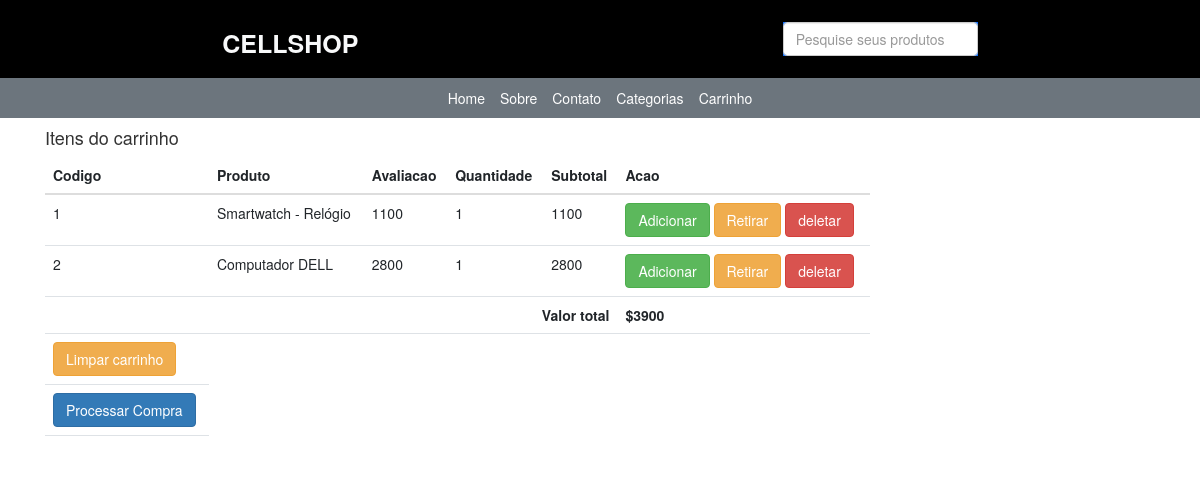
The page /meu-carro/ (signed in) on the database as committed earlier.
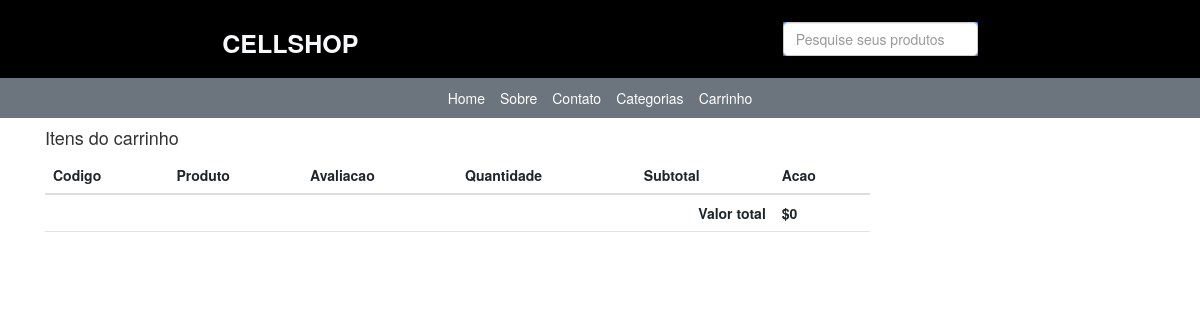
The same page on the database as committed later.
### lojaapp/models.py (models this page shows, shortened)
class CarroProduto(models.Model):
    carro = models.ForeignKey(Carro, on_delete=models.CASCADE)
    produto = models.ForeignKey(Produto, on_delete=models.CASCADE)
    avaliacao_produto = models.PositiveIntegerField()
    quantidade = models.PositiveIntegerField()
    sub_total = models.PositiveIntegerField()

class Produto(models.Model):
    titulo = models.CharField(max_length=100)
    slug = models.SlugField(unique=True, max_length=100)
    categoria = models.ForeignKey(Categoria, on_delete=models.CASCADE)
    imagem = models.ImageField(upload_to="produtos")
    preco_mercado = models.PositiveIntegerField()
    venda = models.PositiveIntegerField()
    descricao = models.TextField()
    garantia = models.CharField(max_length=100, null=True, blank=True)
    return_devolucao = models.CharField(max_length=300, null=True, blank=True)
    visualizacao = models.PositiveIntegerField(default=0)

class Carro(models.Model):
    cliente = models.ForeignKey(Cliente, on_delete=models.SET_NULL, null=True, blank=True)
    total = models.PositiveIntegerField(default=0)
    criado_em = models.DateField(auto_now_add=True)

### lojaapp/views.py (the view)
# urls.py: path("meu-carro/", MeuCarroView.as_view(), name="meucarro"),
class MeuCarroView(TemplateView):
    template_name = "meucarro.html"
    def get_context_data(self, **kwargs):
        context = super().get_context_data(**kwargs)
        carro_id = self.request.session.get("carro_id", None)
        if carro_id:
            carro = Carro.objects.get(id=carro_id)
        else:
            carro = None
        context['carro'] = carro
        return context

### templates/meucarro.html
{% extends 'base.html' %} {% block content%}
<div class="container">
  <div class="row">
    <div class="col-md-9">
      <h4>Itens do carrinho</h4>
      <table class="table">
        <thead>
          <tr>
            <th>Codigo</th>
            <th>Produto</th>
            <th>Avaliacao</th>
            <th>Quantidade</th>
            <th>Subtotal</th>
            <th>Acao</th>
          </tr>
        </thead>
        <tbody>
          {% for cp in carro.carroproduto_set.all %}
          <tr>
            <td>{{ forloop.counter }}</td>
            <td>{{ cp.produto.titulo }}</td>
            <td>{{ cp.avaliacao_produto }}</td>
            <td>{{ cp.quantidade}}</td>
            <td>{{ cp.sub_total }}</td>
            <td>
              <a
                href="{% url 'lojaapp:manipularcarro' cp.id %}?acao=inc"
                class="btn btn-success"
                >Adicionar
              </a>
              <a
                href="{% url 'lojaapp:manipularcarro' cp.id %}?acao=dcr"
                class="btn btn-warning"
                >Retirar</a
              >
              <a
                href="{% url 'lojaapp:manipularcarro' cp.id %}?acao=rmv"
                class="btn btn-danger"
                >deletar</a
              >
            </td>
          </tr>
          {% endfor %}
          <tr>
            <th colspan="5" class="text-right">Valor total</th>
            <th>${{carro.total}}</th>
            <tr>
              {% if carro.carroproduto_set.all %}
              <th >
                <a
                href="{% url 'lojaapp:limparcarro' %}?acao=rmv"
                class="btn btn-warning"
                >Limpar carrinho
              </a>
              {% endif %}
              </th>
            </tr>
          </tr>
          <tr>
            {% if carro.carroproduto_set.all %}
              <th>
                <a
                href="{% url 'lojaapp:checkout' %}"
                class="btn btn-primary"
                >Processar Compra
              </a>
              {% endif %}
          </tr>
        </tbody>
      </table>
    </div>
  </div>
</div>
{% endblock %}

Rows that differ between the two databases and show on the page:
removed CarroProduto: produto.titulo "Smartwatch - Relógio", avaliacao_produto "1100", quantidade "1", sub_total "1100"
removed CarroProduto: produto.titulo "Computador DELL", avaliacao_produto "2800", quantidade "1", sub_total "2800"
changed Carro: total "3900" → "0"
Other text that changed with them:
text no longer shown: "Limpar carrinho Processar Compra"
